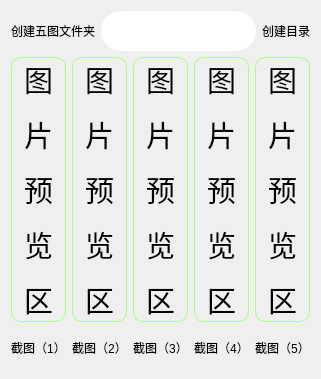
         <widget class="QWidget" name="tab_10">
          <attribute name="title">
           <string>截图-五图</string>
          </attribute>
          <layout class="QVBoxLayout" name="verticalLayout_31" stretch="1,8">
           <item>
            <layout class="QHBoxLayout" name="horizontalLayout_12" stretch="1,8,2">
             <item>
              <widget class="QLabel" name="label_24">
               <property name="styleSheet">
                <string notr="true">font: 14pt &quot;幼圆&quot;;</string>
               </property>
               <property name="text">
                <string>创建五图文件夹</string>
               </property>
              </widget>
             </item>
             <item>
              <widget class="QLineEdit" name="ImgDriName">
               <property name="minimumSize">
                <size>
                 <width>0</width>
                 <height>40</height>
                </size>
               </property>
               <property name="styleSheet">
                <string notr="true">border-radius: 20px;
font: 14pt &quot;微软雅黑&quot;;
color: rgb(170, 255, 127);</string>
               </property>
              </widget>
             </item>
             <item>
              <widget class="QPushButton" name="ImgMkdirName">
               <property name="minimumSize">
                <size>
                 <width>0</width>
                 <height>40</height>
                </size>
               </property>
               <property name="styleSheet">
                <string notr="true">QPushButton
{border-radius:10px;
font: 14pt &quot;幼圆&quot;;}</string>
               </property>
               <property name="text">
                <string>创建目录</string>
               </property>
              </widget>
             </item>
            </layout>
           </item>
           <item>
            <layout class="QHBoxLayout" name="horizontalLayout_13">
             <item>
              <layout class="QVBoxLayout" name="verticalLayout_27">
               <item>
                <widget class="QLabel" name="ImgOne">
                 <property name="styleSheet">
                  <string notr="true">font: 14pt &quot;幼圆&quot;;
border-color: rgb(170, 255, 127);
border-width: 1px;
border-style: solid;
border-radius:10px;</string>
                 </property>
                 <property name="text">
                  <string>&lt;html&gt;&lt;head/&gt;&lt;body&gt;&lt;p&gt;&lt;span style=&quot; font-size:22pt;&quot;&gt;图&lt;/span&gt;&lt;/p&gt;&lt;p&gt;&lt;span style=&quot; font-size:22pt;&quot;&gt;片&lt;/span&gt;&lt;/p&gt;&lt;p&gt;&lt;span style=&quot; font-size:22pt;&quot;&gt;预&lt;/span&gt;&lt;/p&gt;&lt;p&gt;&lt;span style=&quot; font-size:22pt;&quot;&gt;览&lt;/span&gt;&lt;/p&gt;&lt;p&gt;&lt;span style=&quot; font-size:22pt;&quot;&gt;区&lt;/span&gt;&lt;/p&gt;&lt;/body&gt;&lt;/html&gt;</string>
                 </property>
                 <property name="alignment">
                  <set>Qt::AlignCenter</set>
                 </property>
                </widget>
               </item>
               <item>
                <widget class="QPushButton" name="ScreenOne">
                 <property name="minimumSize">
                  <size>
                   <width>0</width>
                   <height>40</height>
                  </size>
                 </property>
                 <property name="styleSheet">
                  <string notr="true">QPushButton
{border-radius:10px;
font: 14pt &quot;幼圆&quot;;}</string>
                 </property>
                 <property name="text">
                  <string>截图（1）</string>
                 </property>
                </widget>
               </item>
              </layout>
             </item>
             <item>
              <layout class="QVBoxLayout" name="verticalLayout_28">
               <item>
                <widget class="QLabel" name="ImgTwo">
                 <property name="styleSheet">
                  <string notr="true">font: 14pt &quot;幼圆&quot;;
border-color: rgb(170, 255, 127);
border-width: 1px;
border-style: solid;
border-radius:10px;</string>
                 </property>
                 <property name="text">
                  <string>&lt;html&gt;&lt;head/&gt;&lt;body&gt;&lt;p&gt;&lt;span style=&quot; font-size:22pt;&quot;&gt;图&lt;/span&gt;&lt;/p&gt;&lt;p&gt;&lt;span style=&quot; font-size:22pt;&quot;&gt;片&lt;/span&gt;&lt;/p&gt;&lt;p&gt;&lt;span style=&quot; font-size:22pt;&quot;&gt;预&lt;/span&gt;&lt;/p&gt;&lt;p&gt;&lt;span style=&quot; font-size:22pt;&quot;&gt;览&lt;/span&gt;&lt;/p&gt;&lt;p&gt;&lt;span style=&quot; font-size:22pt;&quot;&gt;区&lt;/span&gt;&lt;/p&gt;&lt;/body&gt;&lt;/html&gt;</string>
                 </property>
                 <property name="alignment">
                  <set>Qt::AlignCenter</set>
                 </property>
                </widget>
               </item>
               <item>
                <widget class="QPushButton" name="ScreenTwo">
                 <property name="minimumSize">
                  <size>
                   <width>0</width>
                   <height>40</height>
                  </size>
                 </property>
                 <property name="styleSheet">
                  <string notr="true">QPushButton
{border-radius:10px;
font: 14pt &quot;幼圆&quot;;}</string>
                 </property>
                 <property name="text">
                  <string>截图（2）</string>
                 </property>
                </widget>
               </item>
              </layout>
             </item>
             <item>
              <layout class="QVBoxLayout" name="verticalLayout_30">
               <item>
                <widget class="QLabel" name="ImgThree">
                 <property name="styleSheet">
                  <string notr="true">font: 14pt &quot;幼圆&quot;;
border-color: rgb(170, 255, 127);
border-width: 1px;
border-style: solid;
border-radius:10px;</string>
                 </property>
                 <property name="text">
                  <string>&lt;html&gt;&lt;head/&gt;&lt;body&gt;&lt;p&gt;&lt;span style=&quot; font-size:22pt;&quot;&gt;图&lt;/span&gt;&lt;/p&gt;&lt;p&gt;&lt;span style=&quot; font-size:22pt;&quot;&gt;片&lt;/span&gt;&lt;/p&gt;&lt;p&gt;&lt;span style=&quot; font-size:22pt;&quot;&gt;预&lt;/span&gt;&lt;/p&gt;&lt;p&gt;&lt;span style=&quot; font-size:22pt;&quot;&gt;览&lt;/span&gt;&lt;/p&gt;&lt;p&gt;&lt;span style=&quot; font-size:22pt;&quot;&gt;区&lt;/span&gt;&lt;/p&gt;&lt;/body&gt;&lt;/html&gt;</string>
                 </property>
                 <property name="alignment">
                  <set>Qt::AlignCenter</set>
                 </property>
                </widget>
               </item>
               <item>
                <widget class="QPushButton" name="ScreenThree">
                 <property name="minimumSize">
                  <size>
                   <width>0</width>
                   <height>40</height>
                  </size>
                 </property>
                 <property name="styleSheet">
                  <string notr="true">QPushButton
{border-radius:10px;
font: 14pt &quot;幼圆&quot;;}</string>
                 </property>
                 <property name="text">
                  <string>截图（3）</string>
                 </property>
                </widget>
               </item>
              </layout>
             </item>
             <item>
              <layout class="QVBoxLayout" name="verticalLayout_29">
               <item>
                <widget class="QLabel" name="ImgFour">
                 <property name="styleSheet">
                  <string notr="true">font: 14pt &quot;幼圆&quot;;
border-color: rgb(170, 255, 127);
border-width: 1px;
border-style: solid;
border-radius:10px;</string>
                 </property>
                 <property name="text">
                  <string>&lt;html&gt;&lt;head/&gt;&lt;body&gt;&lt;p&gt;&lt;span style=&quot; font-size:22pt;&quot;&gt;图&lt;/span&gt;&lt;/p&gt;&lt;p&gt;&lt;span style=&quot; font-size:22pt;&quot;&gt;片&lt;/span&gt;&lt;/p&gt;&lt;p&gt;&lt;span style=&quot; font-size:22pt;&quot;&gt;预&lt;/span&gt;&lt;/p&gt;&lt;p&gt;&lt;span style=&quot; font-size:22pt;&quot;&gt;览&lt;/span&gt;&lt;/p&gt;&lt;p&gt;&lt;span style=&quot; font-size:22pt;&quot;&gt;区&lt;/span&gt;&lt;/p&gt;&lt;/body&gt;&lt;/html&gt;</string>
                 </property>
                 <property name="alignment">
                  <set>Qt::AlignCenter</set>
                 </property>
                </widget>
               </item>
               <item>
                <widget class="QPushButton" name="ScreenFour">
                 <property name="minimumSize">
                  <size>
                   <width>0</width>
                   <height>40</height>
                  </size>
                 </property>
                 <property name="styleSheet">
                  <string notr="true">QPushButton
{border-radius:10px;
font: 14pt &quot;幼圆&quot;;}</string>
                 </property>
                 <property name="text">
                  <string>截图（4）</string>
                 </property>
                </widget>
               </item>
              </layout>
             </item>
             <item>
              <layout class="QVBoxLayout" name="verticalLayout_26">
               <item>
                <widget class="QLabel" name="ImgFive">
                 <property name="styleSheet">
                  <string notr="true">font: 14pt &quot;幼圆&quot;;
border-color: rgb(170, 255, 127);
border-width: 1px;
border-style: solid;
border-radius:10px;</string>
                 </property>
                 <property name="text">
                  <string>&lt;html&gt;&lt;head/&gt;&lt;body&gt;&lt;p&gt;&lt;span style=&quot; font-size:22pt;&quot;&gt;图&lt;/span&gt;&lt;/p&gt;&lt;p&gt;&lt;span style=&quot; font-size:22pt;&quot;&gt;片&lt;/span&gt;&lt;/p&gt;&lt;p&gt;&lt;span style=&quot; font-size:22pt;&quot;&gt;预&lt;/span&gt;&lt;/p&gt;&lt;p&gt;&lt;span style=&quot; font-size:22pt;&quot;&gt;览&lt;/span&gt;&lt;/p&gt;&lt;p&gt;&lt;span style=&quot; font-size:22pt;&quot;&gt;区&lt;/span&gt;&lt;/p&gt;&lt;/body&gt;&lt;/html&gt;</string>
                 </property>
                 <property name="alignment">
                  <set>Qt::AlignCenter</set>
                 </property>
                </widget>
               </item>
               <item>
                <widget class="QPushButton" name="ScreenFive">
                 <property name="minimumSize">
                  <size>
                   <width>0</width>
                   <height>40</height>
                  </size>
                 </property>
                 <property name="styleSheet">
                  <string notr="true">QPushButton
{border-radius:10px;
font: 14pt &quot;幼圆&quot;;}</string>
                 </property>
                 <property name="text">
                  <string>截图（5）</string>
                 </property>
                </widget>
               </item>
              </layout>
             </item>
            </layout>
           </item>
          </layout>
         </widget>
